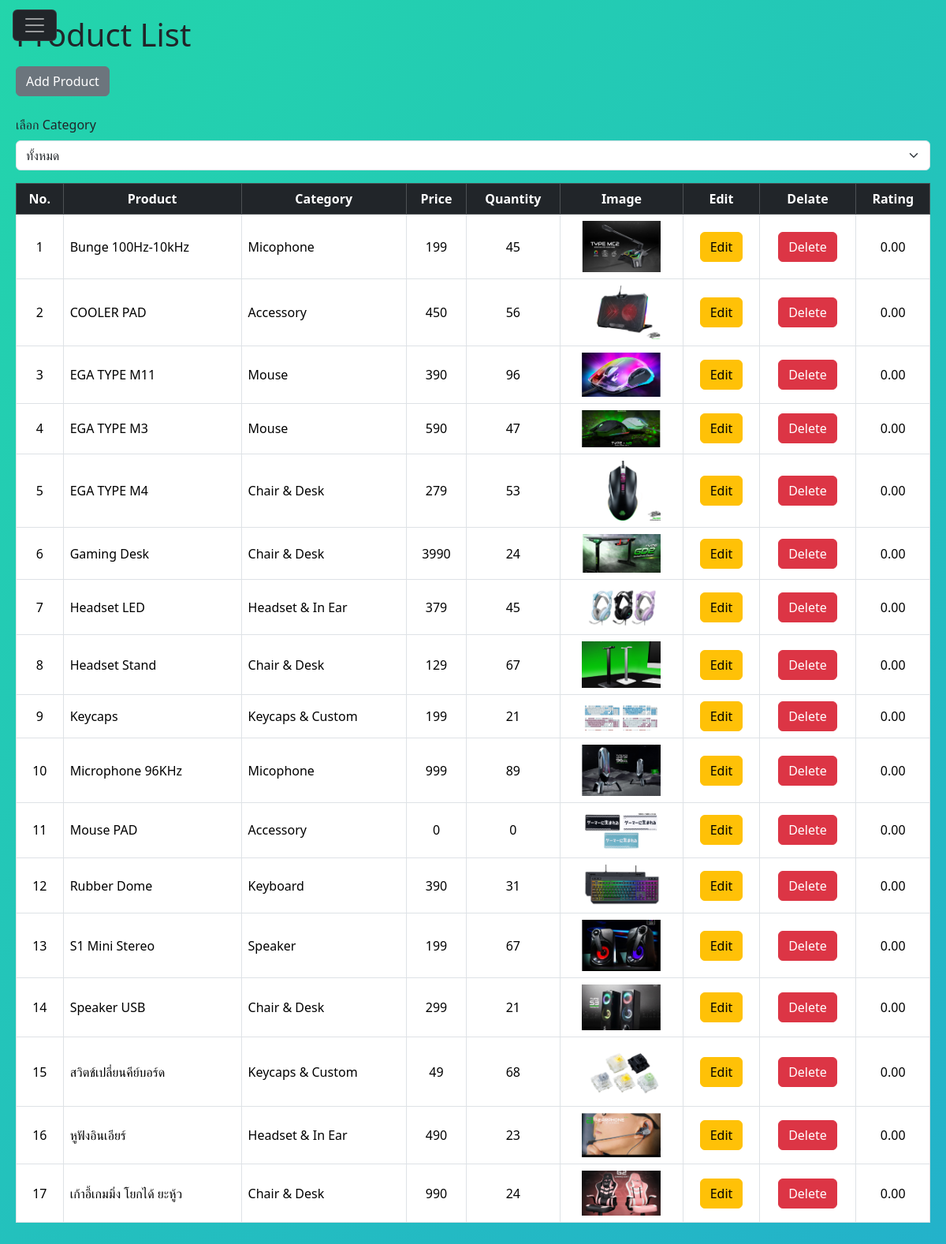
Page /a_Interface/product/view_product.php (signed in) on the committed database.
### tables this page shows
CREATE TABLE `products` (
  `product_id` int(10) NOT NULL,
  `category_id` int(10) NOT NULL,
  `product_name` varchar(255) NOT NULL,
  `img_url` varchar(255) DEFAULT NULL,
  `price` double NOT NULL,
  `quantity` int(11) DEFAULT NULL,
  `rating` decimal(3,2) NOT NULL DEFAULT 0.00
);

CREATE TABLE `category` (
  `category_id` int(10) NOT NULL,
  `category_name` varchar(255) NOT NULL,
  `description` text DEFAULT NULL
);

### a_Interface/product/view_product.php (the view, shortened to what this page needs)
<?php
    require_once '../main/a_headbar.php';
    require_once '../../config/db.php';
?>
<!DOCTYPE html>
<html lang="en">
<head>
    <link rel="stylesheet" href="../../CSS/bg.css">
    <link rel="stylesheet" href="../../CSS/table.css">
</head>
<body>
    <div class="container-table">
        <h1>Product List</h1>
        <button class="btn btn-secondary mb-4 mt-2" type="button" data-bs-toggle="offcanvas" data-bs-target="#offcanvasBottom" aria-controls="offcanvasBottom">Add Product</button>
            <div class="mb-3">
                <label for="categoryFilter" class="form-label">เลือก Category</label>
                    <select class="form-select" id="categoryFilter">
                    <option value="">ทั้งหมด</option>
                    </select>
            </div>
        <table class="table table-bordered table-hover align-middle">
            <thead class="table-dark text-center">
                <tr>
                    <th>No.</th>
                    <th>Product</th>
                    <th>Category</th>
                    <th>Price</th>
                    <th>Quantity</th>
                    <th>Image</th>
                    <th>Edit</th>
                    <th>Delate</th>
                    <th>Rating</th>
                </tr>
            </thead>
            <tbody>
                <?php
                $sql = "SELECT product_id,product_name,category_name,category.category_id,price,quantity,img_url,rating
                        FROM products,category
                        WHERE products.category_id = category.category_id
                        ORDER BY product_name ASC";
                $result = $conn->query($sql);
                if ($result->rowCount() > 0) {
                    $i=1;
                    while ($row = $result->fetch(PDO::FETCH_ASSOC)) {
                        echo '<tr class="productRow" data-product-category="' . $row['category_id'] . '">';
                        echo '<td class="text-center">' . $i . '</td>';
                        echo '<td>' . $row['product_name'] . '</td>';
                        echo '<td>' . $row['category_name'] . '</td>';
                        echo '<td class="text-center">' . $row['price'] . '</td>';
                        echo '<td class="text-center">' . $row['quantity'] . '</td>';
                        echo '<td class="text-center">';
                        if (!empty($row['img_url'])) {
                            echo '<img src="' . $row['img_url'] . '" alt="Product Image" style="max-width: 100px; max-height: 100px;">';
                        } else {
                            echo 'ไม่มีรูปภาพ';
                        }
                        echo '</td>';
                        echo '<td class="text-center">';
                        echo "<a class='btn btn-warning' href='edit.php?product_id=" . $row["product_id"] . "'>Edit";
                        echo '<td class="text-center">';
                        echo "<a class='btn btn-danger' href='delete.php?product_id=" . $row["product_id"] . "' onclick='return confirm(\"แน่ใจหรือไม่ว่าต้องการลบข้อมูลนี้?\")'>Delete ";
                        echo '</td> ';
                        echo '<td class="text-center">'.$row['rating'].'</td>';
                        echo '</tr>';
                        $i++;
                    }
                } else {
                    echo '<tr><td colspan="5">ไม่พบข้อมูลในตาราง category.</td></tr>';
                }
                ?>
            </tbody>
        </table>
    </div>
</body>
</html>

### config/bs5.php (shortened to what this page needs)
<head>
    <link href="https://cdn.jsdelivr.net/npm/bootstrap@5.3.2/dist/css/bootstrap.min.css" rel="stylesheet">
</head>

### a_Interface/main/a_headbar.php (shortened to what this page needs)
<?php
    require_once '../../config/bs5.php';
?>
<!DOCTYPE html>
<html lang="en">
<head>
</head>
<body>
   <nav class="navbar fixed-top">
    <button class="navbar navbar-toggler navbar-dark bg-dark ms-3 mt-1" type="button" data-bs-toggle="offcanvas" data-bs-target="#offcanvasWithBothOptions" aria-controls="offcanvasWithBothOptions">
      <span class="navbar-toggler-icon"></span>
    </button>
  </nav>
</body>
</html>

### CSS/bg.css (style rules this page uses)
html, body { width: 100%; height:100%; }
body { background: linear-gradient(-45deg, #ee7752, #e73c7e, #23a6d5, #23d5ab); background-size: 400% 400%; animation: gradient 15s ease infinite; }

### CSS/table.css (style rules this page uses)
.container-table { width: 100%; max-width: 1400px; margin: 0 auto; padding: 20px; }

### rows in the picture
products: product_name "Bunge 100Hz-10kHz", category.category_name "Micophone", price "199", quantity "45", img_url (picture), rating "0.00"
products: product_name "COOLER PAD", category.category_name "Accessory", price "450", quantity "56", img_url (picture), rating "0.00"
products: product_name "EGA TYPE M11", category.category_name "Mouse", price "390", quantity "96", img_url (picture), rating "0.00"
products: product_name "EGA TYPE M3", category.category_name "Mouse", price "590", quantity "47", img_url (picture), rating "0.00"
products: product_name "EGA TYPE M4", category.category_name "Chair & Desk", price "279", quantity "53", img_url (picture), rating "0.00"
products: product_name "Gaming Desk", category.category_name "Chair & Desk", price "3990", quantity "24", img_url (picture), rating "0.00"
products: product_name "Headset LED", category.category_name "Headset & In Ear", price "379", quantity "45", img_url (picture), rating "0.00"
products: product_name "Headset Stand", category.category_name "Chair & Desk", price "129", quantity "67", img_url (picture), rating "0.00"
products: product_name "Keycaps", category.category_name "Keycaps & Custom", price "199", quantity "21", img_url (picture), rating "0.00"
products: product_name "Microphone 96KHz", category.category_name "Micophone", price "999", quantity "89", img_url (picture), rating "0.00"
products: product_name "Mouse PAD", category.category_name "Accessory", price "0", quantity "0", img_url (picture), rating "0.00"
products: product_name "Rubber Dome", category.category_name "Keyboard", price "390", quantity "31", img_url (picture), rating "0.00"
products: product_name "S1 Mini Stereo", category.category_name "Speaker", price "199", quantity "67", img_url (picture), rating "0.00"
products: product_name "Speaker USB", category.category_name "Chair & Desk", price "299", quantity "21", img_url (picture), rating "0.00"
products: product_name "สวิตช์เปลี่ยนคีย์บอร์ด", category.category_name "Keycaps & Custom", price "49", quantity "68", img_url (picture), rating "0.00"
products: product_name "หูฟังอินเอียร์", category.category_name "Headset & In Ear", price "490", quantity "23", img_url (picture), rating "0.00"
products: product_name "เก้าอี้เกมมิ่ง โยกได้ ยะหู้ว", category.category_name "Chair & Desk", price "990", quantity "24", img_url (picture), rating "0.00"
